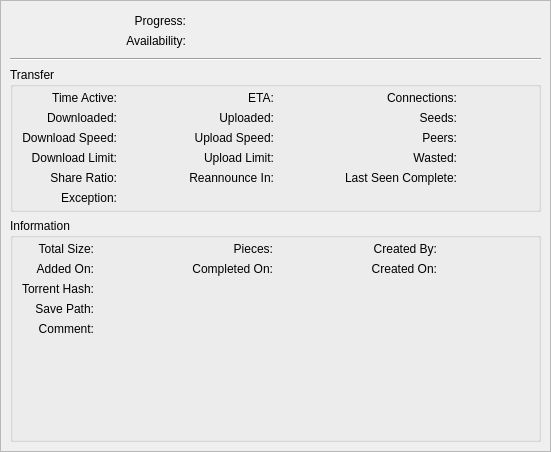
<?xml version="1.0" encoding="UTF-8"?>
<ui version="4.0">
 <class>PropertiesWidget</class>
 <widget class="QWidget" name="PropertiesWidget">
  <property name="geometry">
   <rect>
    <x>0</x>
    <y>0</y>
    <width>551</width>
    <height>452</height>
   </rect>
  </property>
  <layout class="QVBoxLayout" name="verticalLayout">
   <property name="leftMargin">
    <number>0</number>
   </property>
   <property name="topMargin">
    <number>0</number>
   </property>
   <property name="rightMargin">
    <number>0</number>
   </property>
   <property name="bottomMargin">
    <number>0</number>
   </property>
   <property name="spacing">
    <number>0</number>
   </property>
   <item>
    <widget class="QStackedWidget" name="stackedProperties">
     <property name="currentIndex">
      <number>0</number>
     </property>
     <widget class="QWidget" name="pageGeneral">
      <layout class="QVBoxLayout" name="verticalLayout_7">
       <property name="leftMargin">
        <number>0</number>
       </property>
       <property name="topMargin">
        <number>0</number>
       </property>
       <property name="rightMargin">
        <number>0</number>
       </property>
       <property name="bottomMargin">
        <number>0</number>
       </property>
       <item>
        <widget class="QScrollArea" name="scrollArea">
         <property name="widgetResizable">
          <bool>true</bool>
         </property>
         <widget class="QWidget" name="scrollAreaWidgetContents">
          <property name="geometry">
           <rect>
            <x>0</x>
            <y>0</y>
            <width>549</width>
            <height>450</height>
           </rect>
          </property>
          <layout class="QVBoxLayout" name="verticalLayout_2">
           <item>
            <widget class="QWidget" name="groupBar" native="true">
             <layout class="QGridLayout" name="groupBarLayout">
              <property name="topMargin">
               <number>4</number>
              </property>
              <property name="bottomMargin">
               <number>4</number>
              </property>
              <item row="0" column="0">
               <widget class="QLabel" name="labelDownloadedPieces">
                <property name="sizePolicy">
                 <sizepolicy hsizetype="Minimum" vsizetype="Preferred">
                  <horstretch>0</horstretch>
                  <verstretch>0</verstretch>
                 </sizepolicy>
                </property>
                <property name="text">
                 <string>Progress:</string>
                </property>
                <property name="alignment">
                 <set>Qt::AlignRight|Qt::AlignTrailing|Qt::AlignVCenter</set>
                </property>
               </widget>
              </item>
              <item row="0" column="2">
               <widget class="QLabel" name="labelProgressVal">
                <property name="sizePolicy">
                 <sizepolicy hsizetype="Minimum" vsizetype="Preferred">
                  <horstretch>0</horstretch>
                  <verstretch>0</verstretch>
                 </sizepolicy>
                </property>
                <property name="textFormat">
                 <enum>Qt::PlainText</enum>
                </property>
               </widget>
              </item>
              <item row="1" column="0">
               <widget class="QLabel" name="labelPiecesAvailability">
                <property name="sizePolicy">
                 <sizepolicy hsizetype="Minimum" vsizetype="Preferred">
                  <horstretch>0</horstretch>
                  <verstretch>0</verstretch>
                 </sizepolicy>
                </property>
                <property name="text">
                 <string>Availability:</string>
                </property>
                <property name="alignment">
                 <set>Qt::AlignRight|Qt::AlignTrailing|Qt::AlignVCenter</set>
                </property>
               </widget>
              </item>
              <item row="1" column="2">
               <widget class="QLabel" name="labelAverageAvailabilityVal">
                <property name="sizePolicy">
                 <sizepolicy hsizetype="Minimum" vsizetype="Preferred">
                  <horstretch>0</horstretch>
                  <verstretch>0</verstretch>
                 </sizepolicy>
                </property>
                <property name="textFormat">
                 <enum>Qt::PlainText</enum>
                </property>
               </widget>
              </item>
              <item row="1" column="1">
               <widget class="QLabel" name="tempAvailabilityBarArea">
                <property name="textFormat">
                 <enum>Qt::PlainText</enum>
                </property>
               </widget>
              </item>
              <item row="0" column="1">
               <widget class="QLabel" name="tempProgressBarArea">
                <property name="textFormat">
                 <enum>Qt::PlainText</enum>
                </property>
               </widget>
              </item>
             </layout>
            </widget>
           </item>
           <item>
            <widget class="Line" name="lineBelowBars">
             <property name="orientation">
              <enum>Qt::Horizontal</enum>
             </property>
            </widget>
           </item>
           <item>
            <widget class="QGroupBox" name="groupTransferBox">
             <property name="title">
              <string>Transfer</string>
             </property>
             <layout class="QGridLayout" name="gridLayout_2">
              <property name="topMargin">
               <number>4</number>
              </property>
              <property name="bottomMargin">
               <number>4</number>
              </property>
              <item row="2" column="1">
               <widget class="QLabel" name="labelDlSpeedVal">
                <property name="sizePolicy">
                 <sizepolicy hsizetype="Expanding" vsizetype="Preferred">
                  <horstretch>0</horstretch>
                  <verstretch>0</verstretch>
                 </sizepolicy>
                </property>
                <property name="textFormat">
                 <enum>Qt::PlainText</enum>
                </property>
               </widget>
              </item>
              <item row="2" column="2">
               <widget class="QLabel" name="labelUpSpeed">
                <property name="sizePolicy">
                 <sizepolicy hsizetype="Minimum" vsizetype="Preferred">
                  <horstretch>0</horstretch>
                  <verstretch>0</verstretch>
                 </sizepolicy>
                </property>
                <property name="text">
                 <string>Upload Speed:</string>
                </property>
                <property name="alignment">
                 <set>Qt::AlignRight|Qt::AlignTrailing|Qt::AlignVCenter</set>
                </property>
               </widget>
              </item>
              <item row="2" column="3" colspan="4">
               <widget class="QLabel" name="labelUpSpeedVal">
                <property name="sizePolicy">
                 <sizepolicy hsizetype="Expanding" vsizetype="Preferred">
                  <horstretch>0</horstretch>
                  <verstretch>0</verstretch>
                 </sizepolicy>
                </property>
                <property name="textFormat">
                 <enum>Qt::PlainText</enum>
                </property>
               </widget>
              </item>
              <item row="2" column="4">
               <widget class="QLabel" name="labelPeers">
                <property name="sizePolicy">
                 <sizepolicy hsizetype="Minimum" vsizetype="Preferred">
                  <horstretch>0</horstretch>
                  <verstretch>0</verstretch>
                 </sizepolicy>
                </property>
                <property name="text">
                 <string>Peers:</string>
                </property>
                <property name="alignment">
                 <set>Qt::AlignRight|Qt::AlignTrailing|Qt::AlignVCenter</set>
                </property>
               </widget>
              </item>
              <item row="0" column="4">
               <widget class="QLabel" name="labelConnections">
                <property name="sizePolicy">
                 <sizepolicy hsizetype="Minimum" vsizetype="Preferred">
                  <horstretch>0</horstretch>
                  <verstretch>0</verstretch>
                 </sizepolicy>
                </property>
                <property name="text">
                 <string>Connections:</string>
                </property>
                <property name="alignment">
                 <set>Qt::AlignRight|Qt::AlignTrailing|Qt::AlignVCenter</set>
                </property>
               </widget>
              </item>
              <item row="4" column="3">
               <widget class="QLabel" name="labelReannounceInVal">
                <property name="sizePolicy">
                 <sizepolicy hsizetype="Expanding" vsizetype="Preferred">
                  <horstretch>0</horstretch>
                  <verstretch>0</verstretch>
                 </sizepolicy>
                </property>
                <property name="textFormat">
                 <enum>Qt::PlainText</enum>
                </property>
               </widget>
              </item>
              <item row="0" column="3">
               <widget class="QLabel" name="labelETAVal">
                <property name="sizePolicy">
                 <sizepolicy hsizetype="Expanding" vsizetype="Preferred">
                  <horstretch>0</horstretch>
                  <verstretch>0</verstretch>
                 </sizepolicy>
                </property>
                <property name="textFormat">
                 <enum>Qt::PlainText</enum>
                </property>
               </widget>
              </item>
              <item row="3" column="0">
               <widget class="QLabel" name="labelDlLimit">
                <property name="sizePolicy">
                 <sizepolicy hsizetype="Minimum" vsizetype="Preferred">
                  <horstretch>0</horstretch>
                  <verstretch>0</verstretch>
                 </sizepolicy>
                </property>
                <property name="text">
                 <string>Download Limit:</string>
                </property>
                <property name="alignment">
                 <set>Qt::AlignRight|Qt::AlignTrailing|Qt::AlignVCenter</set>
                </property>
               </widget>
              </item>
              <item row="4" column="0">
               <widget class="QLabel" name="labelRatio">
                <property name="sizePolicy">
                 <sizepolicy hsizetype="Minimum" vsizetype="Preferred">
                  <horstretch>0</horstretch>
                  <verstretch>0</verstretch>
                 </sizepolicy>
                </property>
                <property name="text">
                 <string>Share Ratio:</string>
                </property>
                <property name="alignment">
                 <set>Qt::AlignRight|Qt::AlignTrailing|Qt::AlignVCenter</set>
                </property>
               </widget>
              </item>
              <item row="0" column="5">
               <widget class="QLabel" name="labelConnectionsVal">
                <property name="sizePolicy">
                 <sizepolicy hsizetype="Expanding" vsizetype="Preferred">
                  <horstretch>0</horstretch>
                  <verstretch>0</verstretch>
                 </sizepolicy>
                </property>
                <property name="textFormat">
                 <enum>Qt::PlainText</enum>
                </property>
               </widget>
              </item>
              <item row="2" column="5">
               <widget class="QLabel" name="labelPeersVal">
                <property name="sizePolicy">
                 <sizepolicy hsizetype="Expanding" vsizetype="Preferred">
                  <horstretch>0</horstretch>
                  <verstretch>0</verstretch>
                 </sizepolicy>
                </property>
                <property name="textFormat">
                 <enum>Qt::PlainText</enum>
                </property>
               </widget>
              </item>
              <item row="1" column="0">
               <widget class="QLabel" name="labelDownloaded">
                <property name="sizePolicy">
                 <sizepolicy hsizetype="Minimum" vsizetype="Preferred">
                  <horstretch>0</horstretch>
                  <verstretch>0</verstretch>
                 </sizepolicy>
                </property>
                <property name="text">
                 <string>Downloaded:</string>
                </property>
                <property name="alignment">
                 <set>Qt::AlignRight|Qt::AlignTrailing|Qt::AlignVCenter</set>
                </property>
               </widget>
              </item>
              <item row="3" column="2">
               <widget class="QLabel" name="labelUpLimit">
                <property name="sizePolicy">
                 <sizepolicy hsizetype="Minimum" vsizetype="Preferred">
                  <horstretch>0</horstretch>
                  <verstretch>0</verstretch>
                 </sizepolicy>
                </property>
                <property name="text">
                 <string>Upload Limit:</string>
                </property>
                <property name="alignment">
                 <set>Qt::AlignRight|Qt::AlignTrailing|Qt::AlignVCenter</set>
                </property>
               </widget>
              </item>
              <item row="4" column="4">
               <widget class="QLabel" name="labelLastSeenComplete">
                <property name="sizePolicy">
                 <sizepolicy hsizetype="Minimum" vsizetype="Preferred">
                  <horstretch>0</horstretch>
                  <verstretch>0</verstretch>
                 </sizepolicy>
                </property>
                <property name="text">
                 <string>Last Seen Complete:</string>
                </property>
                <property name="alignment">
                 <set>Qt::AlignRight|Qt::AlignTrailing|Qt::AlignVCenter</set>
                </property>
               </widget>
              </item>
              <item row="3" column="1">
               <widget class="QLabel" name="labelDlLimitVal">
                <property name="sizePolicy">
                 <sizepolicy hsizetype="Expanding" vsizetype="Preferred">
                  <horstretch>0</horstretch>
                  <verstretch>0</verstretch>
                 </sizepolicy>
                </property>
                <property name="textFormat">
                 <enum>Qt::PlainText</enum>
                </property>
               </widget>
              </item>
              <item row="1" column="3" colspan="4">
               <widget class="QLabel" name="labelUpTotalVal">
                <property name="sizePolicy">
                 <sizepolicy hsizetype="Expanding" vsizetype="Preferred">
                  <horstretch>0</horstretch>
                  <verstretch>0</verstretch>
                 </sizepolicy>
                </property>
                <property name="textFormat">
                 <enum>Qt::PlainText</enum>
                </property>
               </widget>
              </item>
              <item row="4" column="2">
               <widget class="QLabel" name="labelReannounceIn">
                <property name="sizePolicy">
                 <sizepolicy hsizetype="Minimum" vsizetype="Preferred">
                  <horstretch>0</horstretch>
                  <verstretch>0</verstretch>
                 </sizepolicy>
                </property>
                <property name="text">
                 <string>Reannounce In:</string>
                </property>
                <property name="alignment">
                 <set>Qt::AlignRight|Qt::AlignTrailing|Qt::AlignVCenter</set>
                </property>
               </widget>
              </item>
              <item row="4" column="5">
               <widget class="QLabel" name="labelLastSeenCompleteVal">
                <property name="sizePolicy">
                 <sizepolicy hsizetype="Expanding" vsizetype="Preferred">
                  <horstretch>0</horstretch>
                  <verstretch>0</verstretch>
                 </sizepolicy>
                </property>
                <property name="textFormat">
                 <enum>Qt::PlainText</enum>
                </property>
               </widget>
              </item>
              <item row="1" column="4">
               <widget class="QLabel" name="labelSeeds">
                <property name="sizePolicy">
                 <sizepolicy hsizetype="Minimum" vsizetype="Preferred">
                  <horstretch>0</horstretch>
                  <verstretch>0</verstretch>
                 </sizepolicy>
                </property>
                <property name="text">
                 <string>Seeds:</string>
                </property>
                <property name="alignment">
                 <set>Qt::AlignRight|Qt::AlignTrailing|Qt::AlignVCenter</set>
                </property>
               </widget>
              </item>
              <item row="2" column="0">
               <widget class="QLabel" name="labelDlSpeed">
                <property name="sizePolicy">
                 <sizepolicy hsizetype="Minimum" vsizetype="Preferred">
                  <horstretch>0</horstretch>
                  <verstretch>0</verstretch>
                 </sizepolicy>
                </property>
                <property name="text">
                 <string>Download Speed:</string>
                </property>
                <property name="alignment">
                 <set>Qt::AlignRight|Qt::AlignTrailing|Qt::AlignVCenter</set>
                </property>
               </widget>
              </item>
              <item row="1" column="1">
               <widget class="QLabel" name="labelDlTotalVal">
                <property name="sizePolicy">
                 <sizepolicy hsizetype="Expanding" vsizetype="Preferred">
                  <horstretch>0</horstretch>
                  <verstretch>0</verstretch>
                 </sizepolicy>
                </property>
                <property name="textFormat">
                 <enum>Qt::PlainText</enum>
                </property>
               </widget>
              </item>
              <item row="3" column="5">
               <widget class="QLabel" name="labelWastedVal">
                <property name="sizePolicy">
                 <sizepolicy hsizetype="Expanding" vsizetype="Preferred">
                  <horstretch>0</horstretch>
                  <verstretch>0</verstretch>
                 </sizepolicy>
                </property>
                <property name="textFormat">
                 <enum>Qt::PlainText</enum>
                </property>
               </widget>
              </item>
              <item row="4" column="1">
               <widget class="QLabel" name="labelShareRatioVal">
                <property name="sizePolicy">
                 <sizepolicy hsizetype="Expanding" vsizetype="Preferred">
                  <horstretch>0</horstretch>
                  <verstretch>0</verstretch>
                 </sizepolicy>
                </property>
                <property name="textFormat">
                 <enum>Qt::PlainText</enum>
                </property>
               </widget>
              </item>
              <item row="1" column="2">
               <widget class="QLabel" name="labelUploaded">
                <property name="sizePolicy">
                 <sizepolicy hsizetype="Minimum" vsizetype="Preferred">
                  <horstretch>0</horstretch>
                  <verstretch>0</verstretch>
                 </sizepolicy>
                </property>
                <property name="text">
                 <string>Uploaded:</string>
                </property>
                <property name="alignment">
                 <set>Qt::AlignRight|Qt::AlignTrailing|Qt::AlignVCenter</set>
                </property>
               </widget>
              </item>
              <item row="1" column="5">
               <widget class="QLabel" name="labelSeedsVal">
                <property name="sizePolicy">
                 <sizepolicy hsizetype="Expanding" vsizetype="Preferred">
                  <horstretch>0</horstretch>
                  <verstretch>0</verstretch>
                 </sizepolicy>
                </property>
                <property name="textFormat">
                 <enum>Qt::PlainText</enum>
                </property>
               </widget>
              </item>
              <item row="0" column="1">
               <widget class="QLabel" name="labelElapsedVal">
                <property name="sizePolicy">
                 <sizepolicy hsizetype="Expanding" vsizetype="Preferred">
                  <horstretch>0</horstretch>
                  <verstretch>0</verstretch>
                 </sizepolicy>
                </property>
                <property name="textFormat">
                 <enum>Qt::PlainText</enum>
                </property>
               </widget>
              </item>
              <item row="0" column="0">
               <widget class="QLabel" name="labelTimeActive">
                <property name="sizePolicy">
                 <sizepolicy hsizetype="Minimum" vsizetype="Preferred">
                  <horstretch>0</horstretch>
                  <verstretch>0</verstretch>
                 </sizepolicy>
                </property>
                <property name="text">
                 <string extracomment="Time (duration) the torrent is active (not paused)">Time Active:</string>
                </property>
                <property name="alignment">
                 <set>Qt::AlignRight|Qt::AlignTrailing|Qt::AlignVCenter</set>
                </property>
               </widget>
              </item>
              <item row="3" column="3">
               <widget class="QLabel" name="labelUpLimitVal">
                <property name="sizePolicy">
                 <sizepolicy hsizetype="Expanding" vsizetype="Preferred">
                  <horstretch>0</horstretch>
                  <verstretch>0</verstretch>
                 </sizepolicy>
                </property>
                <property name="textFormat">
                 <enum>Qt::PlainText</enum>
                </property>
               </widget>
              </item>
              <item row="0" column="2">
               <widget class="QLabel" name="labelETA">
                <property name="sizePolicy">
                 <sizepolicy hsizetype="Minimum" vsizetype="Preferred">
                  <horstretch>0</horstretch>
                  <verstretch>0</verstretch>
                 </sizepolicy>
                </property>
                <property name="text">
                 <string>ETA:</string>
                </property>
                <property name="alignment">
                 <set>Qt::AlignRight|Qt::AlignTrailing|Qt::AlignVCenter</set>
                </property>
               </widget>
              </item>
              <item row="3" column="4">
               <widget class="QLabel" name="labelWasted">
                <property name="sizePolicy">
                 <sizepolicy hsizetype="Minimum" vsizetype="Preferred">
                  <horstretch>0</horstretch>
                  <verstretch>0</verstretch>
                 </sizepolicy>
                </property>
                <property name="text">
                 <string>Wasted:</string>
                </property>
                <property name="alignment">
                 <set>Qt::AlignRight|Qt::AlignTrailing|Qt::AlignVCenter</set>
                </property>
               </widget>
              </item>
              <item row="5" column="0">
               <widget class="QLabel" name="labelException">
                <property name="text">
                 <string>Exception:</string>
                </property>
                <property name="alignment">
                 <set>Qt::AlignRight|Qt::AlignTrailing|Qt::AlignVCenter</set>
                </property>
               </widget>
              </item>
              <item row="5" column="1" colspan="5">
               <widget class="QLabel" name="labelExceptionVal">
                <property name="text">
                 <string/>
                </property>
               </widget>
              </item>
             </layout>
            </widget>
           </item>
           <item>
            <widget class="QGroupBox" name="groupInfosBox">
             <property name="title">
              <string>Information</string>
             </property>
             <layout class="QGridLayout" name="gridLayout">
              <property name="topMargin">
               <number>4</number>
              </property>
              <property name="bottomMargin">
               <number>2</number>
              </property>
              <item row="0" column="0">
               <widget class="QLabel" name="labelTotalSize">
                <property name="sizePolicy">
                 <sizepolicy hsizetype="Minimum" vsizetype="Preferred">
                  <horstretch>0</horstretch>
                  <verstretch>0</verstretch>
                 </sizepolicy>
                </property>
                <property name="text">
                 <string>Total Size:</string>
                </property>
                <property name="alignment">
                 <set>Qt::AlignRight|Qt::AlignTrailing|Qt::AlignVCenter</set>
                </property>
               </widget>
              </item>
              <item row="0" column="1">
               <widget class="QLabel" name="labelTotalSizeVal">
                <property name="sizePolicy">
                 <sizepolicy hsizetype="Expanding" vsizetype="Preferred">
                  <horstretch>0</horstretch>
                  <verstretch>0</verstretch>
                 </sizepolicy>
                </property>
                <property name="textFormat">
                 <enum>Qt::PlainText</enum>
                </property>
               </widget>
              </item>
              <item row="0" column="2">
               <widget class="QLabel" name="labelTotalPieces">
                <property name="sizePolicy">
                 <sizepolicy hsizetype="Minimum" vsizetype="Preferred">
                  <horstretch>0</horstretch>
                  <verstretch>0</verstretch>
                 </sizepolicy>
                </property>
                <property name="text">
                 <string>Pieces:</string>
                </property>
                <property name="alignment">
                 <set>Qt::AlignRight|Qt::AlignTrailing|Qt::AlignVCenter</set>
                </property>
               </widget>
              </item>
              <item row="0" column="3">
               <widget class="QLabel" name="labelTotalPiecesVal">
                <property name="sizePolicy">
                 <sizepolicy hsizetype="Expanding" vsizetype="Preferred">
                  <horstretch>0</horstretch>
                  <verstretch>0</verstretch>
                 </sizepolicy>
                </property>
                <property name="textFormat">
                 <enum>Qt::PlainText</enum>
                </property>
               </widget>
              </item>
              <item row="0" column="4">
               <widget class="QLabel" name="labelCreatedBy">
                <property name="sizePolicy">
                 <sizepolicy hsizetype="Minimum" vsizetype="Preferred">
                  <horstretch>0</horstretch>
                  <verstretch>0</verstretch>
                 </sizepolicy>
                </property>
                <property name="text">
                 <string>Created By:</string>
                </property>
                <property name="alignment">
                 <set>Qt::AlignRight|Qt::AlignTrailing|Qt::AlignVCenter</set>
                </property>
               </widget>
              </item>
              <item row="0" column="5">
               <widget class="QLabel" name="labelCreatedByVal">
                <property name="sizePolicy">
                 <sizepolicy hsizetype="Expanding" vsizetype="Preferred">
                  <horstretch>0</horstretch>
                  <verstretch>0</verstretch>
                 </sizepolicy>
                </property>
                <property name="textFormat">
                 <enum>Qt::PlainText</enum>
                </property>
               </widget>
              </item>
              <item row="1" column="0">
               <widget class="QLabel" name="labelAddedOn">
                <property name="sizePolicy">
                 <sizepolicy hsizetype="Minimum" vsizetype="Preferred">
                  <horstretch>0</horstretch>
                  <verstretch>0</verstretch>
                 </sizepolicy>
                </property>
                <property name="text">
                 <string>Added On:</string>
                </property>
                <property name="alignment">
                 <set>Qt::AlignRight|Qt::AlignTrailing|Qt::AlignVCenter</set>
                </property>
               </widget>
              </item>
              <item row="1" column="1">
               <widget class="QLabel" name="labelAddedOnVal">
                <property name="sizePolicy">
                 <sizepolicy hsizetype="Expanding" vsizetype="Preferred">
                  <horstretch>0</horstretch>
                  <verstretch>0</verstretch>
                 </sizepolicy>
                </property>
                <property name="textFormat">
                 <enum>Qt::PlainText</enum>
                </property>
               </widget>
              </item>
              <item row="1" column="2">
               <widget class="QLabel" name="labelCompletedOn">
                <property name="sizePolicy">
                 <sizepolicy hsizetype="Minimum" vsizetype="Preferred">
                  <horstretch>0</horstretch>
                  <verstretch>0</verstretch>
                 </sizepolicy>
                </property>
                <property name="text">
                 <string>Completed On:</string>
                </property>
                <property name="alignment">
                 <set>Qt::AlignRight|Qt::AlignTrailing|Qt::AlignVCenter</set>
                </property>
               </widget>
              </item>
              <item row="1" column="3">
               <widget class="QLabel" name="labelCompletedOnVal">
                <property name="sizePolicy">
                 <sizepolicy hsizetype="Expanding" vsizetype="Preferred">
                  <horstretch>0</horstretch>
                  <verstretch>0</verstretch>
                 </sizepolicy>
                </property>
                <property name="textFormat">
                 <enum>Qt::PlainText</enum>
                </property>
               </widget>
              </item>
              <item row="1" column="4">
               <widget class="QLabel" name="labelCreatedOn">
                <property name="sizePolicy">
                 <sizepolicy hsizetype="Minimum" vsizetype="Preferred">
                  <horstretch>0</horstretch>
                  <verstretch>0</verstretch>
                 </sizepolicy>
                </property>
                <property name="text">
                 <string>Created On:</string>
                </property>
                <property name="alignment">
                 <set>Qt::AlignRight|Qt::AlignTrailing|Qt::AlignVCenter</set>
                </property>
               </widget>
              </item>
              <item row="1" column="5">
               <widget class="QLabel" name="labelCreatedOnVal">
                <property name="sizePolicy">
                 <sizepolicy hsizetype="Expanding" vsizetype="Preferred">
                  <horstretch>0</horstretch>
                  <verstretch>0</verstretch>
                 </sizepolicy>
                </property>
                <property name="textFormat">
                 <enum>Qt::PlainText</enum>
                </property>
               </widget>
              </item>
              <item row="2" column="0">
               <widget class="QLabel" name="labelHash">
                <property name="sizePolicy">
                 <sizepolicy hsizetype="Minimum" vsizetype="Preferred">
                  <horstretch>0</horstretch>
                  <verstretch>0</verstretch>
                 </sizepolicy>
                </property>
                <property name="text">
                 <string>Torrent Hash:</string>
                </property>
                <property name="alignment">
                 <set>Qt::AlignRight|Qt::AlignTrailing|Qt::AlignVCenter</set>
                </property>
               </widget>
              </item>
              <item row="2" column="1" colspan="5">
               <widget class="QLabel" name="labelHashVal">
                <property name="sizePolicy">
                 <sizepolicy hsizetype="Expanding" vsizetype="Preferred">
                  <horstretch>0</horstretch>
                  <verstretch>0</verstretch>
                 </sizepolicy>
                </property>
                <property name="textFormat">
                 <enum>Qt::PlainText</enum>
                </property>
                <property name="textInteractionFlags">
                 <set>Qt::TextSelectableByMouse</set>
                </property>
               </widget>
              </item>
              <item row="3" column="0">
               <widget class="QLabel" name="labelSavePath">
                <property name="sizePolicy">
                 <sizepolicy hsizetype="Minimum" vsizetype="Preferred">
                  <horstretch>0</horstretch>
                  <verstretch>0</verstretch>
                 </sizepolicy>
                </property>
                <property name="text">
                 <string>Save Path:</string>
                </property>
                <property name="alignment">
                 <set>Qt::AlignRight|Qt::AlignTop|Qt::AlignTrailing</set>
                </property>
               </widget>
              </item>
              <item row="3" column="1" colspan="5">
               <widget class="QLabel" name="labelSavePathVal">
                <property name="sizePolicy">
                 <sizepolicy hsizetype="Expanding" vsizetype="Preferred">
                  <horstretch>0</horstretch>
                  <verstretch>0</verstretch>
                 </sizepolicy>
                </property>
                <property name="textFormat">
                 <enum>Qt::PlainText</enum>
                </property>
                <property name="wordWrap">
                 <bool>true</bool>
                </property>
                <property name="textInteractionFlags">
                 <set>Qt::TextSelectableByMouse</set>
                </property>
               </widget>
              </item>
              <item row="4" column="0">
               <widget class="QLabel" name="labelComment">
                <property name="sizePolicy">
                 <sizepolicy hsizetype="Minimum" vsizetype="Preferred">
                  <horstretch>0</horstretch>
                  <verstretch>0</verstretch>
                 </sizepolicy>
                </property>
                <property name="text">
                 <string>Comment:</string>
                </property>
                <property name="alignment">
                 <set>Qt::AlignRight|Qt::AlignTop|Qt::AlignTrailing</set>
                </property>
               </widget>
              </item>
              <item row="4" column="1" colspan="5">
               <widget class="QLabel" name="labelCommentVal">
                <property name="sizePolicy">
                 <sizepolicy hsizetype="Expanding" vsizetype="Expanding">
                  <horstretch>0</horstretch>
                  <verstretch>0</verstretch>
                 </sizepolicy>
                </property>
                <property name="textFormat">
                 <enum>Qt::RichText</enum>
                </property>
                <property name="alignment">
                 <set>Qt::AlignLeading|Qt::AlignLeft|Qt::AlignTop</set>
                </property>
                <property name="wordWrap">
                 <bool>true</bool>
                </property>
                <property name="openExternalLinks">
                 <bool>true</bool>
                </property>
                <property name="textInteractionFlags">
                 <set>Qt::TextBrowserInteraction</set>
                </property>
                <property name="openLinks" stdset="0">
                 <bool>true</bool>
                </property>
               </widget>
              </item>
             </layout>
            </widget>
           </item>
          </layout>
         </widget>
        </widget>
       </item>
      </layout>
     </widget>
     <widget class="QWidget" name="pageTrackers">
      <layout class="QHBoxLayout" name="hBoxLayoutTrackers">
       <property name="leftMargin">
        <number>0</number>
       </property>
       <property name="topMargin">
        <number>0</number>
       </property>
       <property name="rightMargin">
        <number>0</number>
       </property>
       <property name="bottomMargin">
        <number>0</number>
       </property>
       <item>
        <layout class="QVBoxLayout" name="verticalLayout_10">
         <item>
          <spacer name="verticalSpacer_2">
           <property name="orientation">
            <enum>Qt::Vertical</enum>
           </property>
           <property name="sizeHint" stdset="0">
            <size>
             <width>20</width>
             <height>40</height>
            </size>
           </property>
          </spacer>
         </item>
         <item>
          <widget class="QPushButton" name="trackerUpButton"/>
         </item>
         <item>
          <widget class="QPushButton" name="trackerDownButton"/>
         </item>
         <item>
          <spacer name="verticalSpacer_3">
           <property name="orientation">
            <enum>Qt::Vertical</enum>
           </property>
           <property name="sizeHint" stdset="0">
            <size>
             <width>20</width>
             <height>40</height>
            </size>
           </property>
          </spacer>
         </item>
        </layout>
       </item>
      </layout>
     </widget>
     <widget class="QWidget" name="pagePeers">
      <layout class="QVBoxLayout" name="vBoxLayoutPeerPage">
       <property name="leftMargin">
        <number>0</number>
       </property>
       <property name="topMargin">
        <number>0</number>
       </property>
       <property name="rightMargin">
        <number>0</number>
       </property>
       <property name="bottomMargin">
        <number>0</number>
       </property>
      </layout>
     </widget>
     <widget class="QWidget" name="pageSources">
      <layout class="QVBoxLayout" name="verticalLayout_9">
       <property name="leftMargin">
        <number>0</number>
       </property>
       <property name="topMargin">
        <number>0</number>
       </property>
       <property name="rightMargin">
        <number>0</number>
       </property>
       <property name="bottomMargin">
        <number>0</number>
       </property>
       <item>
        <widget class="QListWidget" name="listWebSeeds">
         <property name="contextMenuPolicy">
          <enum>Qt::CustomContextMenu</enum>
         </property>
         <property name="selectionMode">
          <enum>QAbstractItemView::ExtendedSelection</enum>
         </property>
        </widget>
       </item>
      </layout>
     </widget>
     <widget class="QWidget" name="pageContents">
      <layout class="QVBoxLayout" name="verticalLayout_3">
       <property name="spacing">
        <number>3</number>
       </property>
       <property name="leftMargin">
        <number>0</number>
       </property>
       <property name="topMargin">
        <number>0</number>
       </property>
       <property name="rightMargin">
        <number>0</number>
       </property>
       <property name="bottomMargin">
        <number>0</number>
       </property>
       <item>
        <layout class="QHBoxLayout" name="contentFilterLayout">
         <item>
          <widget class="QPushButton" name="selectAllButton">
           <property name="text">
            <string>Select All</string>
           </property>
          </widget>
         </item>
         <item>
          <widget class="QPushButton" name="selectNoneButton">
           <property name="text">
            <string>Select None</string>
           </property>
          </widget>
         </item>
         <item>
          <spacer name="horizontalSpacer">
           <property name="orientation">
            <enum>Qt::Horizontal</enum>
           </property>
           <property name="sizeHint" stdset="0">
            <size>
             <width>40</width>
             <height>20</height>
            </size>
           </property>
          </spacer>
         </item>
        </layout>
       </item>
       <item>
        <widget class="TorrentContentTreeView" name="filesList">
         <property name="contextMenuPolicy">
          <enum>Qt::CustomContextMenu</enum>
         </property>
         <property name="editTriggers">
          <set>QAbstractItemView::AllEditTriggers</set>
         </property>
         <property name="selectionMode">
          <enum>QAbstractItemView::ExtendedSelection</enum>
         </property>
         <property name="allColumnsShowFocus">
          <bool>true</bool>
         </property>
        </widget>
       </item>
      </layout>
     </widget>
     <widget class="QWidget" name="pageSpeed">
      <layout class="QVBoxLayout" name="speedLayout">
       <property name="leftMargin">
        <number>0</number>
       </property>
       <property name="topMargin">
        <number>0</number>
       </property>
       <property name="rightMargin">
        <number>0</number>
       </property>
       <property name="bottomMargin">
        <number>0</number>
       </property>
      </layout>
     </widget>
    </widget>
   </item>
  </layout>
  <action name="actionNotDownloaded">
   <property name="text">
    <string>Do not download</string>
   </property>
   <property name="toolTip">
    <string>Do not download</string>
   </property>
  </action>
  <action name="actionMaximum">
   <property name="text">
    <string>Maximum</string>
   </property>
  </action>
  <action name="actionHigh">
   <property name="text">
    <string>High</string>
   </property>
  </action>
  <action name="actionNormal">
   <property name="text">
    <string>Normal</string>
   </property>
  </action>
 </widget>
 <customwidgets>
  <customwidget>
   <class>TorrentContentTreeView</class>
   <extends>QTreeView</extends>
   <header location="global">gui/torrentcontenttreeview.h</header>
  </customwidget>
 </customwidgets>
 <resources/>
 <connections/>
</ui>
